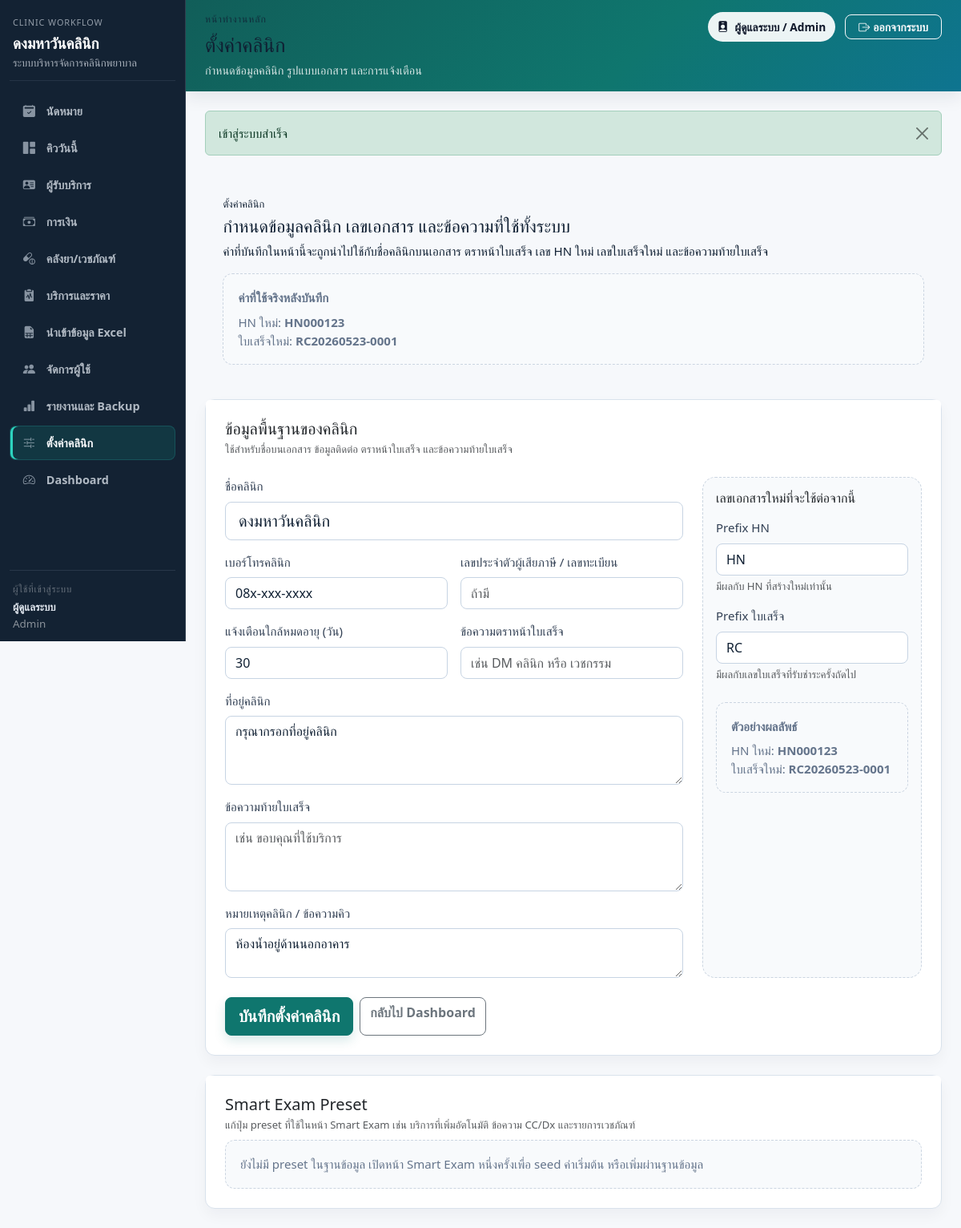
The app's page /index.php?page=settings (signed in) with its own data.
### tables this page shows
CREATE TABLE `system_settings` (
  `id` bigint unsigned NOT NULL AUTO_INCREMENT,
  `clinic_name` varchar(200) NOT NULL,
  `clinic_address` text DEFAULT NULL,
  `clinic_phone` varchar(50) DEFAULT NULL,
  `clinic_tax_id` varchar(50) DEFAULT NULL,
  `receipt_logo_text` varchar(80) DEFAULT NULL,
  `receipt_footer` text DEFAULT NULL,
  `receipt_prefix` varchar(20) NOT NULL DEFAULT 'RC',
  `hn_prefix` varchar(20) NOT NULL DEFAULT 'HN',
  `expiry_alert_days` int NOT NULL DEFAULT 30,
  `queue_note` varchar(255) DEFAULT NULL,
  `created_at` datetime DEFAULT CURRENT_TIMESTAMP,
  `updated_at` datetime DEFAULT CURRENT_TIMESTAMP ON UPDATE CURRENT_TIMESTAMP,
  PRIMARY KEY (`id`)
);

### app/Views/settings/index.php (the view, shortened to what the rows shown need)
<div class="d-grid gap-4">
    <section class="page-hero-card">
        <div class="page-hero-layout">
            <div>
                <h1 class="page-hero-title">กำหนดข้อมูลคลินิก เลขเอกสาร และข้อความที่ใช้ทั้งระบบ</h1>
            </div>
            <div class="queue-empty-state text-start">
                <div>HN ใหม่: <strong><?= e(($settings['hn_prefix'] ?? 'HN')) ?>000123</strong></div>
                <div>ใบเสร็จใหม่: <strong><?= e(($settings['receipt_prefix'] ?? 'RC')) ?><?= date('Ymd') ?>-0001</strong></div>
            </div>
        </div>
    </section>
    <div class="row justify-content-center">
        <div class="col-xxl-10">
            <div class="card section-card">
                <div class="card-header bg-white border-0 pt-4 px-4">
                    <h2 class="h5 mb-1">ข้อมูลพื้นฐานของคลินิก</h2>
                </div>
                <div class="card-body px-4 pb-4">
                    <form method="post" action="<?= e(route_url('settings-store')) ?>">
                        <div class="row g-4">
                            <div class="col-lg-8">
                                <div class="row g-3">
                                    <div class="col-12">
                                        <label class="form-label">ชื่อคลินิก</label>
                                        <input type="text" name="clinic_name" class="form-control form-control-lg" value="<?= e($settings['clinic_name'] ?? '') ?>" required>
                                    </div>
                                    <div class="col-md-6">
                                        <label class="form-label">เบอร์โทรคลินิก</label>
                                        <input type="text" name="clinic_phone" class="form-control" value="<?= e($settings['clinic_phone'] ?? '') ?>" placeholder="เช่น 053-000000 หรือ 08x-xxx-xxxx">
                                    </div>
                                    <div class="col-md-6">
                                        <label class="form-label">แจ้งเตือนใกล้หมดอายุ (วัน)</label>
                                        <input type="number" name="expiry_alert_days" class="form-control" min="1" value="<?= e((string) ($settings['expiry_alert_days'] ?? 30)) ?>">
                                    </div>
                                    <div class="col-12">
                                        <label class="form-label">ที่อยู่คลินิก</label>
                                        <textarea name="clinic_address" class="form-control" rows="3" placeholder="ใช้แสดงบนใบเสร็จและเอกสาร"><?= e($settings['clinic_address'] ?? '') ?></textarea>
                                    </div>
                                    <div class="col-12">
                                        <label class="form-label">หมายเหตุคลินิก / ข้อความคิว</label>
                                        <textarea name="queue_note" class="form-control" rows="2" placeholder="เช่น ห้องน้ำอยู่ด้านนอกอาคาร"><?= e($settings['queue_note'] ?? '') ?></textarea>
                                    </div>
                                </div>
                            </div>
                            <div class="col-lg-4">
                                <div class="template-panel h-100">
                                    <div class="mb-3">
                                        <label class="form-label">Prefix HN</label>
                                        <input type="text" name="hn_prefix" class="form-control" maxlength="10" value="<?= e($settings['hn_prefix'] ?? 'HN') ?>">
                                        <div class="small text-muted mt-1">มีผลกับ HN ที่สร้างใหม่เท่านั้น</div>
                                    </div>
                                    <div class="mb-3">
                                        <label class="form-label">Prefix ใบเสร็จ</label>
                                        <input type="text" name="receipt_prefix" class="form-control" maxlength="10" value="<?= e($settings['receipt_prefix'] ?? 'RC') ?>">
                                        <div class="small text-muted mt-1">มีผลกับเลขใบเสร็จที่รับชำระครั้งถัดไป</div>
                                    </div>
                                    <div class="queue-empty-state text-start mt-4">
                                        <div>HN ใหม่: <strong><?= e(($settings['hn_prefix'] ?? 'HN')) ?>000123</strong></div>
                                        <div>ใบเสร็จใหม่: <strong><?= e(($settings['receipt_prefix'] ?? 'RC')) ?><?= date('Ymd') ?>-0001</strong></div>
                                    </div>
                                </div>
                            </div>
                        </div>
                    </form>
                </div>
            </div>
        </div>
    </div>
    <div class="row justify-content-center">
        <div class="col-xxl-10">
            <div class="card section-card">
                <div class="card-header bg-white border-0 pt-4 px-4">
                    <h2 class="h5 mb-1">Smart Exam Preset</h2>
                </div>
            </div>
        </div>
    </div>
</div>

### app/Views/layouts/app.php (shortened to what the rows shown need)
<?php
$clinicName = (string) system_setting('clinic_name', config('app.name'));
$currentPage = current_page();
$pageTitleText = (string) ($pageTitle ?? $clinicName);
$workflowCompactPages = ['appointments', 'queue', 'queue-exam', 'payments', 'import'];
$defaultTopbarMode = in_array($currentPage, $workflowCompactPages, true) ? 'compact' : 'default';
$pageTopbarMode = (string) ($pageTopbarMode ?? $defaultTopbarMode);
?>
<!doctype html>
<html lang="th">
<head>
    <link href="https://cdn.jsdelivr.net/npm/bootstrap@5.3.3/dist/css/bootstrap.min.css" rel="stylesheet">
    <link href="https://cdn.jsdelivr.net/npm/bootstrap-icons@1.11.3/font/bootstrap-icons.css" rel="stylesheet">
    <link href="<?= e(app_url('assets/css/app.css')) ?>" rel="stylesheet">
</head>
<body>
<div class="app-shell">
    <aside class="app-sidebar sidebar">
        <div class="sidebar-inner">
            <div class="sidebar-brand text-white">
                <div class="sidebar-kicker">Clinic Workflow</div>
                <h4 class="mb-1"><?= e($clinicName) ?></h4>
                <div class="sidebar-subtitle">ระบบบริหารจัดการคลินิกพยาบาล</div>
            </div>
        </div>
    </aside>
    <main class="app-main-shell">
        <div class="brand-gradient app-topbar <?= $pageTopbarMode === 'compact' ? 'app-topbar-compact' : '' ?>">
            <div class="app-topbar-inner">
                <div>
                    <?php if ($pageTopbarMode === 'compact'): ?>
                        <div class="topbar-kicker">Nurse Station</div>
                        <div class="topbar-compact-label"><?= e($pageTitleText) ?></div>
                    <?php else: ?>
                        <h1 class="h3 mb-2"><?= e($pageTitleText) ?></h1>
                    <?php endif; ?>
                </div>
            </div>
        </div>
        <div class="app-content px-3 px-lg-4 py-4">
            <?= $content ?>
        </div>
    </main>
</div>
</body>
</html>

### records on screen
system_settings: clinic_name "ดงมหาวันคลินิก", hn_prefix "HN", receipt_prefix "RC", clinic_phone "08x-xxx-xxxx", expiry_alert_days "30", clinic_address "กรุณากรอกที่อยู่คลินิก", queue_note "ห้องน้ำอยู่ด้านนอกอาคาร"

### other values on screen
$navItem['label'] "นัดหมาย"
$navItem['label'] "คิววันนี้"
$navItem['label'] "ผู้รับบริการ"
$navItem['label'] "การเงิน"
$navItem['label'] "คลังยา/เวชภัณฑ์"
$navItem['label'] "บริการและราคา"
$navItem['label'] "นำเข้าข้อมูล Excel"
$navItem['label'] "จัดการผู้ใช้"
$navItem['label'] "รายงานและ Backup"
$navItem['label'] "ตั้งค่าคลินิก"
$navItem['label'] "Dashboard"
$user['full_name'] "ผู้ดูแลระบบ"
$user['role_name'] "Admin"
$pageTitleText "ตั้งค่าคลินิก"
$pageDescription "กำหนดข้อมูลคลินิก รูปแบบเอกสาร และการแจ้งเตือน"
